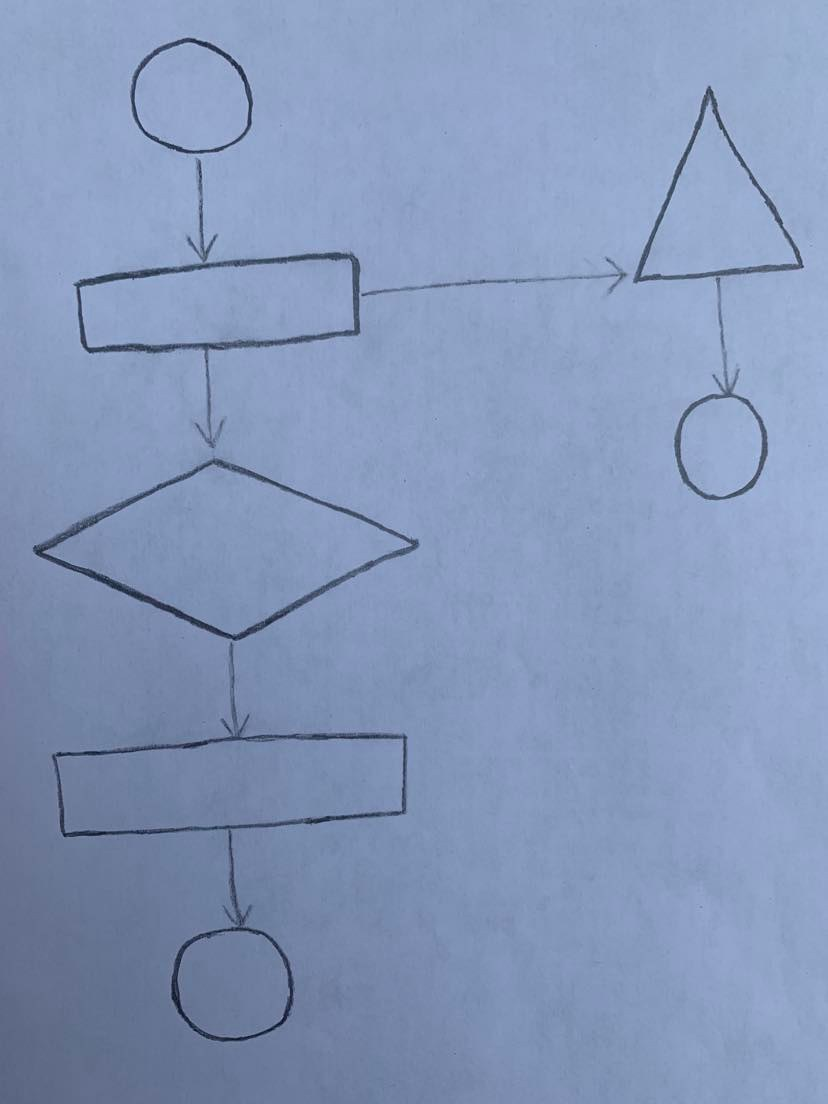
#> input picture sample_inputs/sample.jpg, 828 x 1104 px
$ python -i flowchart_pre_processing.py   (imports and definitions only)
#> lines starting #> are read from the running program, lines starting #| are printed output that depends on the picture; after the words box and inside, x2 and y2 are one past the last pixel; in counts of white or black regions, pixels touching at a corner belong together
import cv2
import matplotlib.pyplot as plt
import numpy as np


class decompose_flowchart:
    """
    This is a class that takes in a camera image of a hand-drawn flowchart and decomposes
    the flowchart into two seperate images, one containing the shapes and the other
    containing the arrows

    Attributes:
        flowchart_img_path (str): The path to the image file
    """
    def __init__(self, flowchart_img_path):
        """
        The constructor for decompose_flowchart class.

        Parameters:
           flowchart_img_path (str): The path to the image file
        """
#> called with flowchart_img_path = '../../sample_inputs/sample.jpg'
        #read image
        img_bgr = cv2.imread(flowchart_img_path)
#> img_bgr is the input picture: shape (1104, 828, 3); mean B, G, R 186.5, 151.6, 133.1
        self.img_rgb = cv2.cvtColor(img_bgr, cv2.COLOR_BGR2RGB)
        #convert to Gray
        self.img_gray = cv2.cvtColor(img_bgr, cv2.COLOR_BGR2GRAY)
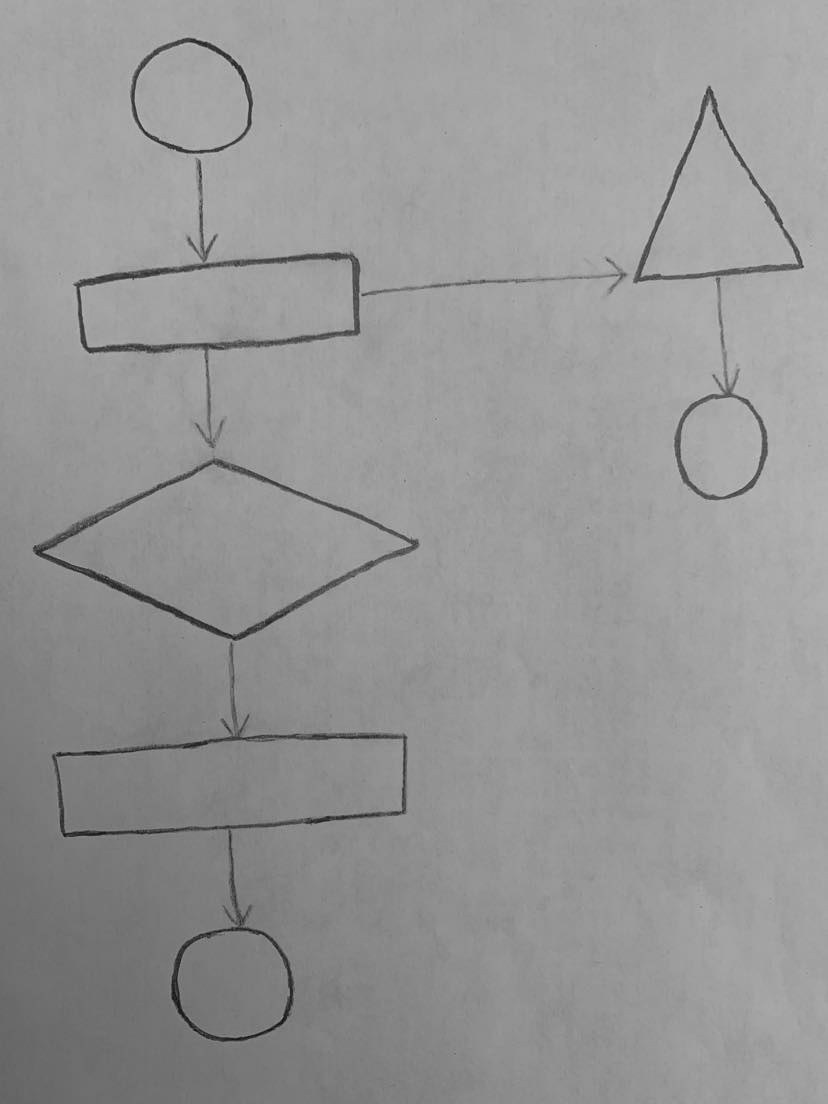
#> self.img_gray: shape (1104, 828); min 14, max 195, mean 150
        self.plot_images([self.img_gray], True, 1, 1, 1, "img")
#> the loop in plot_images, `for i in range(0,len(images)):` made 1 pass

    def binarize_flowchart(self, img_gray):
        """
        Takes in a gray-scale image of teh flowchart and turns it into a binary image

        Parameters:
            img_gray: Gray-scale image of the flowchart

        Returns:
            inverted_img_thresholded: A binary image of the flowchart
        """
        #gaussian blur to blur image
        blurred_gray_img = cv2.GaussianBlur(img_gray, (13, 13), 0)
        #thresholding
        img_thresholded = cv2.adaptiveThreshold(blurred_gray_img, 255, cv2.ADAPTIVE_THRESH_GAUSSIAN_C, cv2.THRESH_BINARY, 5, 1)
        #filter to remove salt and pepper noise
        filtered_gray_img = cv2.medianBlur(img_thresholded, 5)
        #invert pixel values
        inverted_img_thresholded = cv2.bitwise_not(filtered_gray_img)
        self.plot_images([blurred_gray_img, img_thresholded, filtered_gray_img, inverted_img_thresholded], True, 2, 2, 2, "img")
        return inverted_img_thresholded

    def find_flowchart_components(self, img_thresholded):
        """
        Takes in a binary image of the flowchart of the flowchart and finds all
        the flowchart components (shapes and arrows)

        Parameters:
            img_thresholded: A binary image of the flowchart

        Returns:
            img_contours_filled: A binary image of the flowchart where shapes and arrows are filled with white
                                 to have a clear separation from the background which is black
        """
        #Canny edge detection
        canny_lower_thres = 125
        canny_upper_thres = 250
        canny_img_edges = cv2.Canny(img_thresholded, canny_lower_thres, canny_upper_thres)
        #Find contours
        contours, _ = cv2.findContours(canny_img_edges, cv2.RETR_EXTERNAL, cv2.CHAIN_APPROX_SIMPLE)
        #Fill outer contours with white
        img_contours_filled = cv2.drawContours(canny_img_edges.copy(), contours, -1, (255,255,255), thickness=cv2.FILLED)
        self.plot_images([canny_img_edges,img_contours_filled], True, 3, 1, 2, "img")
        return img_contours_filled

    def split_flowchart_components(self, img_contours_filled):
        """
        Takes in the binary image where flowchart components are filled with white and
        seperates the arrows and shapes into seperate images

        Parameters:
            img_contours_filled: A binary image of the flowchart where shapes and arrows are filled with white
                                 to have a clear separation from the background which is black

        Returns:
            img_shapes_only: Binary image containing the flowchart shapes only
            dilated_arrows: Binary image containing the flowchart arrows only
        """
        #Remove arrows(connecting bridges) from shapes using morph opening
        kernel = np.ones((3,3), np.uint8)
        img_shapes_only = cv2.morphologyEx(img_contours_filled, cv2.MORPH_OPEN, kernel,iterations=4)
        #get arrows only
        img_arrows_only = cv2.subtract(img_contours_filled, img_shapes_only)
        img_arrows_only = cv2.morphologyEx(img_arrows_only, cv2.MORPH_OPEN, kernel,iterations=1)
        #dilate to strengthen arrows and fill holes
        kernel = np.ones((3,3), np.uint8)
        dilated_arrows = cv2.dilate(img_arrows_only, kernel, iterations=2)
        self.plot_images([img_shapes_only, img_arrows_only, dilated_arrows], True, 4, 1, 3, "img")
        return img_shapes_only, dilated_arrows

    def plot_images(self, images, is_gray, figure_number, num_rows, num_cols, title_str):
        """
        Takes in a set of images and parameters and creates a figure and a grid of subplots

        Parameters:
            images: array containing all the images to be included in the subplots
            is_gray (bool): flag to set whether the images should be plotted as gray-scale or RGB
            figure_number (int): the unique figure number
            num_rows (int): number of rows in the subplot
            num_cols (int): number of columns in the subplot
            title_str (str): string containing the title of the figure
        """
        plt.figure(figure_number)
        for i in range(0,len(images)):
            plt.subplot(num_rows, num_cols, i+1)
            if is_gray:
                plt.imshow(images[i], cmap='gray')
            else:
                plt.imshow(images[i])
            plt.title(title_str + '#{}'.format(str(i)))

    def start_decomposition(self):
        """
        This entry point function uses the other utility methods in the decompose_flowchart
        class and decomposes the flowchart into shapes and arrows

        Returns:
            img_shapes_only: Binary image containing the flowchart shapes only
            img_arrows_only: Binary image containing the flowchart arrows only
        """
        img_thresholded = self.binarize_flowchart(self.img_gray)
#> in binarize_flowchart, `img_thresholded = cv2.adaptiveThreshold(blurred_gray_img, 255, cv2.ADA..`:
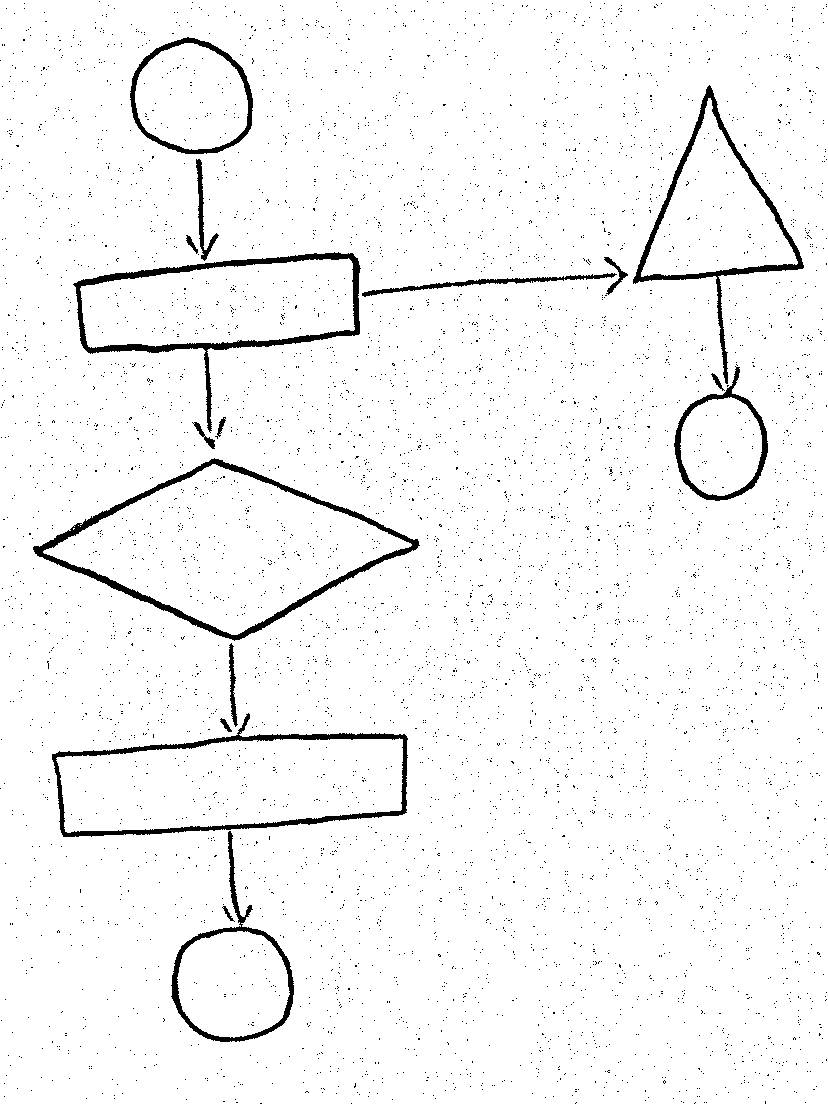
#> img_thresholded: shape (1104, 828); 96.5% white; 5751 black regions (5734 under 20 px), largest, box (x1, y1, x2, y2) and area: (33, 458, 420, 641) 4751, (73, 252, 361, 433) 4324, (52, 713, 408, 837) 4029
#> in binarize_flowchart, `filtered_gray_img = cv2.medianBlur(img_thresholded, 5)`: filtered_gray_img: shape (1104, 828); 97.3% white; 18 black regions, largest, box (x1, y1, x2, y2) and area: (33, 459, 419, 640) 4759, (52, 715, 407, 924) 4482, (74, 253, 360, 430) 4315
#> the loop in plot_images (call 2), `for i in range(0,len(images)):` made 4 passes
        img_contours_filled = self.find_flowchart_components(img_thresholded)
#> in find_flowchart_components, `canny_img_edges = cv2.Canny(img_thresholded, canny_lower_thres, canny_..`:
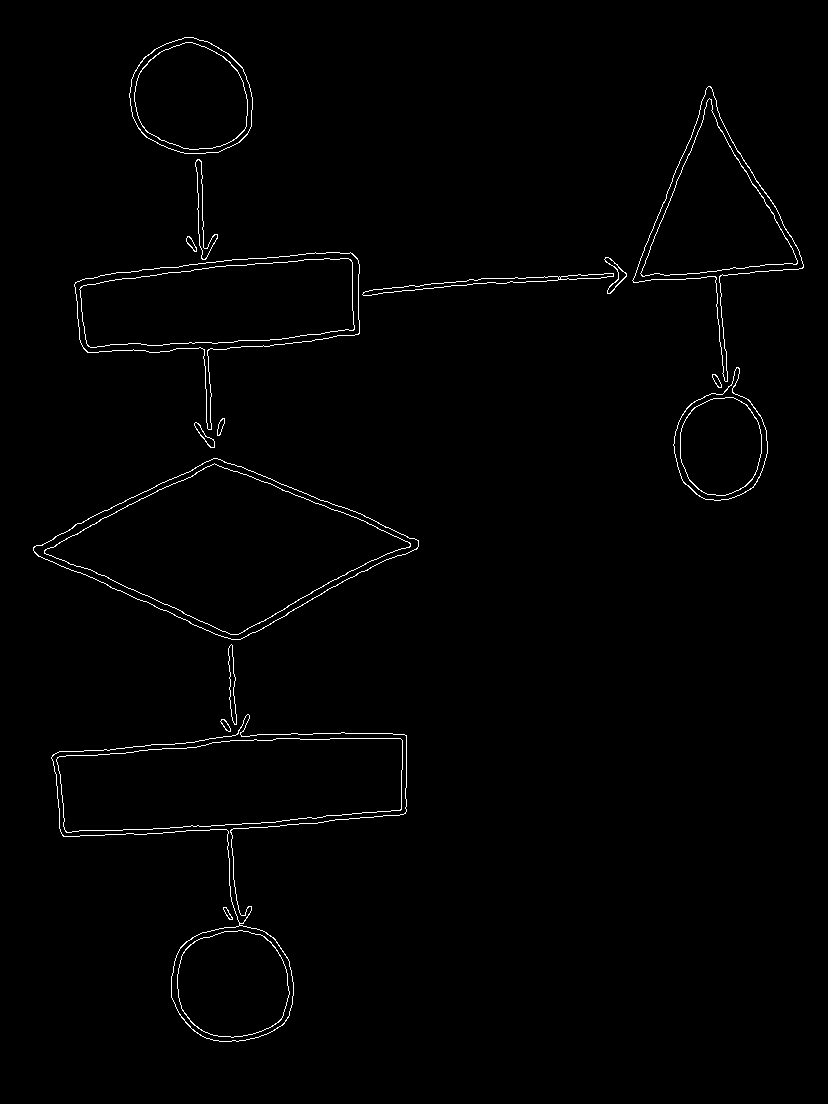
#> canny_img_edges: shape (1104, 828); 1.1% white in thin lines or dots, all inside (x1, y1, x2, y2) = (33, 37, 804, 1042)
#> in find_flowchart_components, `contours, _ = cv2.findContours(canny_img_edges, cv2.RETR_EXTERNAL, cv2..`: contours = 16 contours; largest, box (x1, y1, x2, y2) and area: (51, 714, 407, 1042) 42614, (33, 458, 419, 640) 36586, (74, 252, 360, 430) 23709, (632, 86, 804, 382) 16620, (129, 37, 253, 154) 11250
#> in find_flowchart_components, `img_contours_filled = cv2.drawContours(canny_img_edges.copy(), contour..`: img_contours_filled: shape (1104, 828); 15.8% white; 16 white regions, largest, box (x1, y1, x2, y2) and area: (51, 714, 407, 1042) 43344, (33, 458, 419, 640) 36977, (74, 252, 360, 430) 24138
        img_shapes_only, img_arrows_only = self.split_flowchart_components(img_contours_filled)
#> in split_flowchart_components, `img_shapes_only = cv2.morphologyEx(img_contours_filled, cv2.MORPH_OPEN..`: img_shapes_only: shape (1104, 828); 15.2% white; 7 white regions, largest, box (x1, y1, x2, y2) and area: (36, 459, 418, 640) 36946, (53, 733, 407, 837) 30989, (75, 252, 360, 353) 23720
#> in split_flowchart_components, `img_arrows_only = cv2.subtract(img_contours_filled, img_shapes_only)`: img_arrows_only: shape (1104, 828); 0.55% white; 37 white regions (21 under 20 px), largest, box (x1, y1, x2, y2) and area: (362, 273, 614, 296) 1245, (195, 159, 218, 260) 651, (227, 830, 252, 926) 589
#> in split_flowchart_components, `img_arrows_only = cv2.morphologyEx(img_arrows_only, cv2.MORPH_OPEN, ke..`: img_arrows_only: shape (1104, 828); 0.53% white; 17 white regions (1 under 20 px), largest, box (x1, y1, x2, y2) and area: (363, 273, 614, 296) 1242, (195, 159, 218, 260) 649, (227, 830, 252, 924) 582
#> in split_flowchart_components, `dilated_arrows = cv2.dilate(img_arrows_only, kernel, iterations=2)`:
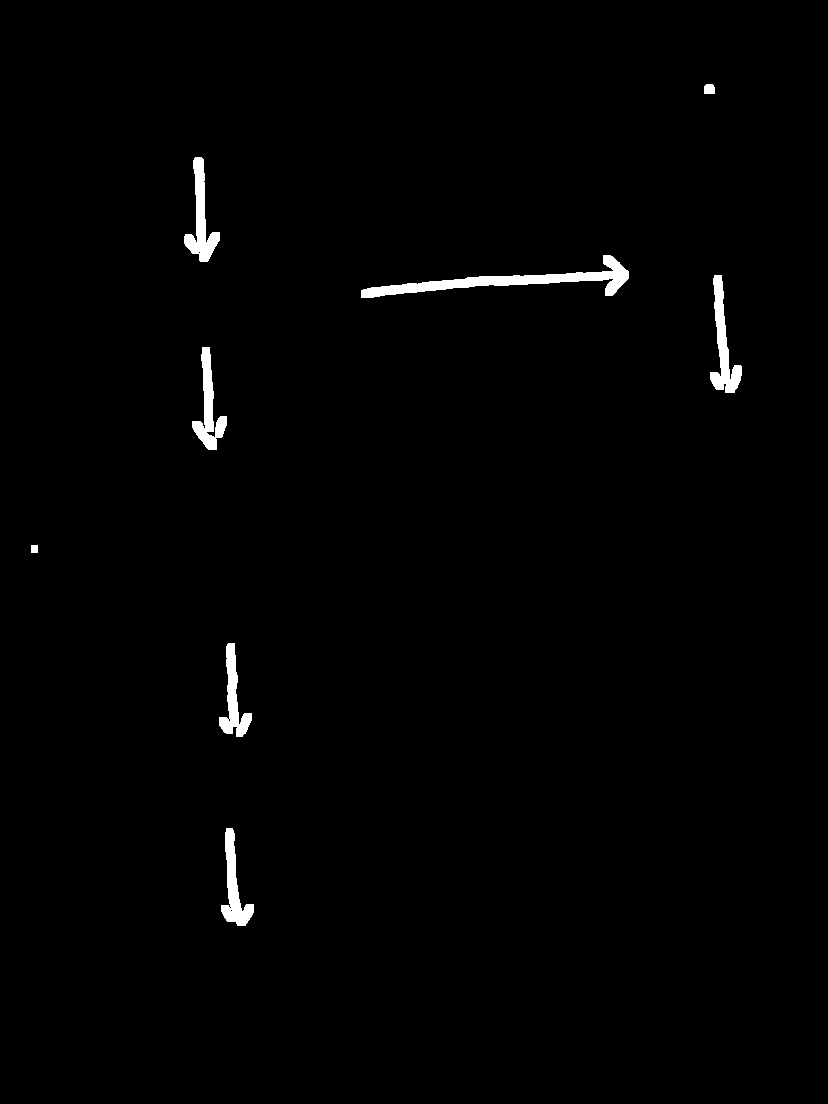
#> dilated_arrows: shape (1104, 828); 1.1% white; 8 white regions, largest, box (x1, y1, x2, y2) and area: (361, 255, 629, 298) 2937, (710, 275, 742, 393) 1478, (184, 157, 220, 262) 1430
        return img_shapes_only, img_arrows_only

>>> result = decompose_flowchart('../../sample_inputs/sample.jpg').start_decomposition()
